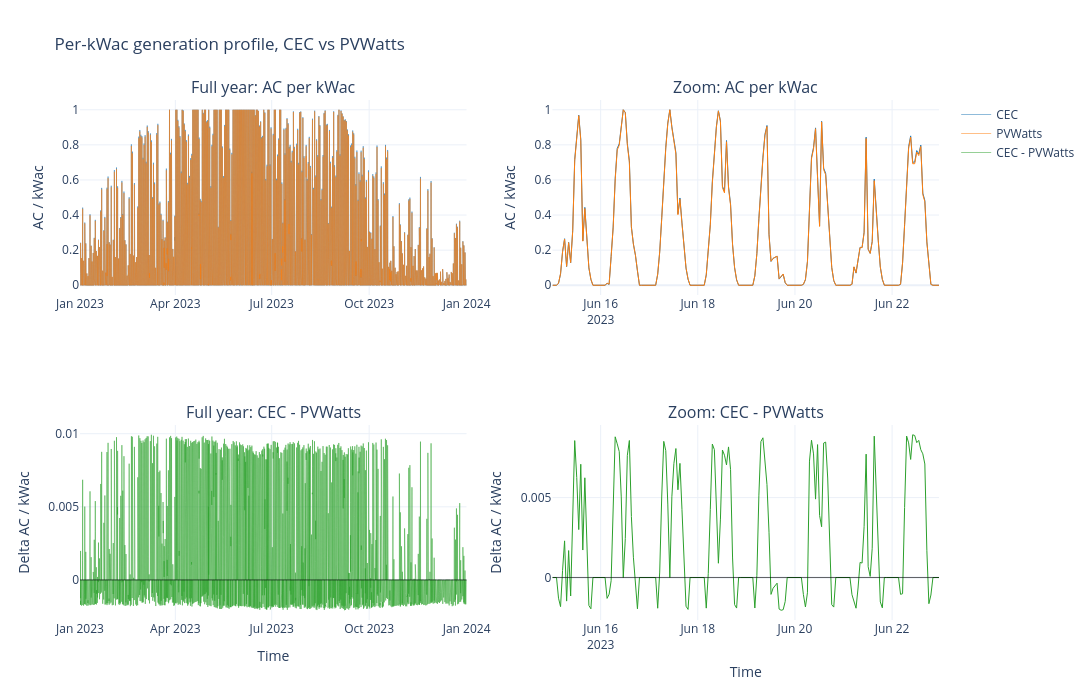

Notebook code cell kept with this figure:
### Code cell
# Per-kW_AC normalized AC generation
ac_cec_per_kwac = ac_plant / (n_inverters * inverter["pac0"])
ac_pw_per_kwac  = ac_plant_pvwatts / (n_inverters * inverter["pac0"])

print(f"CEC     max AC/kWac: {ac_cec_per_kwac.max():.4f}")
print(f"PVWatts max AC/kWac: {ac_pw_per_kwac.max():.4f}")

z0, z1 = "2023-06-15", "2023-06-22"

fig = make_subplots(
    rows=2, cols=2,
    subplot_titles=(
        "Full year: AC per kWac",
        "Zoom: AC per kWac",
        "Full year: CEC - PVWatts",
        "Zoom: CEC - PVWatts",
    ),
    shared_yaxes=False,
)

fig.add_trace(go.Scatter(x=ac_cec_per_kwac.index, y=ac_cec_per_kwac, name="CEC",
                         line=dict(width=0.5, color="#1f77b4")), row=1, col=1)
fig.add_trace(go.Scatter(x=ac_pw_per_kwac.index, y=ac_pw_per_kwac, name="PVWatts",
                         line=dict(width=0.5, color="#ff7f0e")), row=1, col=1)
fig.add_trace(go.Scatter(x=ac_cec_per_kwac.loc[z0:z1].index, y=ac_cec_per_kwac.loc[z0:z1],
                         name="CEC (zoom)", line=dict(width=1.0, color="#1f77b4"), showlegend=False), row=1, col=2)
fig.add_trace(go.Scatter(x=ac_pw_per_kwac.loc[z0:z1].index, y=ac_pw_per_kwac.loc[z0:z1],
                         name="PVWatts (zoom)", line=dict(width=1.0, color="#ff7f0e"), showlegend=False), row=1, col=2)

diff = ac_cec_per_kwac - ac_pw_per_kwac
fig.add_trace(go.Scatter(x=diff.index, y=diff, name="CEC - PVWatts",
                         line=dict(width=0.5, color="#2ca02c")), row=2, col=1)
fig.add_hline(y=0, line=dict(color="black", width=0.6), row=2, col=1)
fig.add_trace(go.Scatter(x=diff.loc[z0:z1].index, y=diff.loc[z0:z1], name="CEC - PVWatts (zoom)",
                         line=dict(width=1.0, color="#2ca02c"), showlegend=False), row=2, col=2)
fig.add_hline(y=0, line=dict(color="black", width=0.6), row=2, col=2)

for c in range(1, 3):
    fig.update_yaxes(title_text="AC / kWac", row=1, col=c)
    fig.update_yaxes(title_text="Delta AC / kWac", row=2, col=c)
    fig.update_xaxes(title_text="Time", row=2, col=c)

fig.update_layout(height=700, width=1400, hovermode="x unified",
                  template="plotly_white",
                  title_text="Per-kWac generation profile, CEC vs PVWatts")
fig.show()

### Figure 1 — Plotly figure (JSON) as saved in the notebook; plotly's stock layout.template omitted (floating-point values rounded to 4 significant figures; data arrays with more than 128 entries replaced by an {"elided": "..."} marker saying what was removed)
{"data": [{"line": {"color": "#1f77b4", "width": 0.5}, "name": "CEC", "type": "scatter", "x": {"elided": "8760 str values"}, "xaxis": "x", "y": {"elided": "8760 float values"}, "yaxis": "y"}, {"line": {"color": "#ff7f0e", "width": 0.5}, "name": "PVWatts", "type": "scatter", "x": {"elided": "8760 str values"}, "xaxis": "x", "y": {"elided": "8760 float values"}, "yaxis": "y"}, {"line": {"color": "#1f77b4", "width": 1}, "name": "CEC (zoom)", "showlegend": false, "type": "scatter", "x": {"elided": "192 str values"}, "xaxis": "x2", "y": {"elided": "192 float values"}, "yaxis": "y2"}, {"line": {"color": "#ff7f0e", "width": 1}, "name": "PVWatts (zoom)", "showlegend": false, "type": "scatter", "x": {"elided": "192 str values"}, "xaxis": "x2", "y": {"elided": "192 float values"}, "yaxis": "y2"}, {"line": {"color": "#2ca02c", "width": 0.5}, "name": "CEC - PVWatts", "type": "scatter", "x": {"elided": "8760 str values"}, "xaxis": "x3", "y": {"elided": "8760 float values"}, "yaxis": "y3"}, {"line": {"color": "#2ca02c", "width": 1}, "name": "CEC - PVWatts (zoom)", "showlegend": false, "type": "scatter", "x": {"elided": "192 str values"}, "xaxis": "x4", "y": {"elided": "192 float values"}, "yaxis": "y4"}], "layout": {"annotations": [{"font": {"size": 16}, "showarrow": false, "text": "Full year: AC per kWac", "x": 0.225, "xanchor": "center", "xref": "paper", "y": 1, "yanchor": "bottom", "yref": "paper"}, {"font": {"size": 16}, "showarrow": false, "text": "Zoom: AC per kWac", "x": 0.775, "xanchor": "center", "xref": "paper", "y": 1, "yanchor": "bottom", "yref": "paper"}, {"font": {"size": 16}, "showarrow": false, "text": "Full year: CEC - PVWatts", "x": 0.225, "xanchor": "center", "xref": "paper", "y": 0.375, "yanchor": "bottom", "yref": "paper"}, {"font": {"size": 16}, "showarrow": false, "text": "Zoom: CEC - PVWatts", "x": 0.775, "xanchor": "center", "xref": "paper", "y": 0.375, "yanchor": "bottom", "yref": "paper"}], "height": 700, "hovermode": "x unified", "shapes": [{"line": {"color": "black", "width": 0.6}, "type": "line", "x0": 0, "x1": 1, "xref": "x3 domain", "y0": 0, "y1": 0, "yref": "y3"}, {"line": {"color": "black", "width": 0.6}, "type": "line", "x0": 0, "x1": 1, "xref": "x4 domain", "y0": 0, "y1": 0, "yref": "y4"}], "title": {"text": "Per-kWac generation profile, CEC vs PVWatts"}, "width": 1400, "xaxis": {"anchor": "y", "domain": [0, 0.45]}, "xaxis2": {"anchor": "y2", "domain": [0.55, 1]}, "xaxis3": {"anchor": "y3", "domain": [0, 0.45], "title": {"text": "Time"}}, "xaxis4": {"anchor": "y4", "domain": [0.55, 1], "title": {"text": "Time"}}, "yaxis": {"anchor": "x", "domain": [0.625, 1], "title": {"text": "AC / kWac"}}, "yaxis2": {"anchor": "x2", "domain": [0.625, 1], "title": {"text": "AC / kWac"}}, "yaxis3": {"anchor": "x3", "domain": [0, 0.375], "title": {"text": "Delta AC / kWac"}}, "yaxis4": {"anchor": "x4", "domain": [0, 0.375], "title": {"text": "Delta AC / kWac"}}}}
